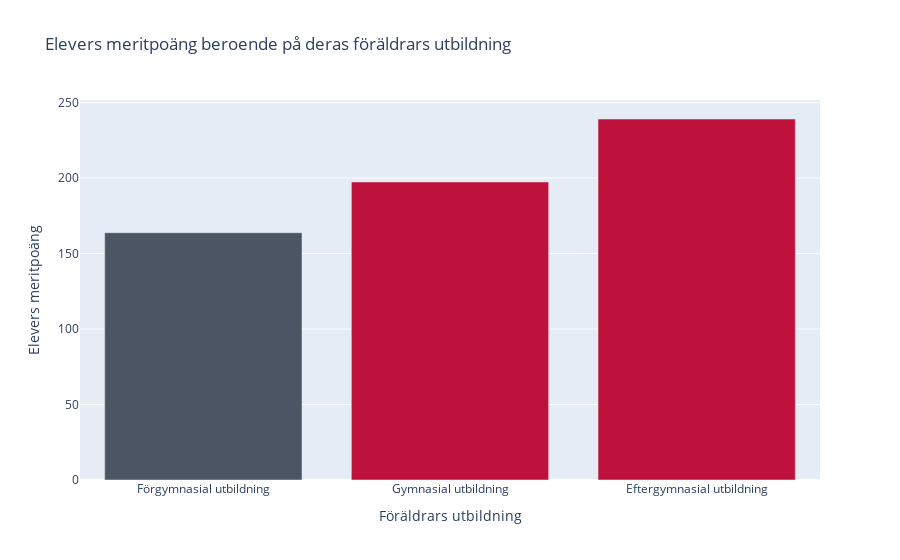

Notebook code cell kept with this figure:
### Code cell
df_table1b_third_sorted = df_table1b_third.rename(columns={"Unnamed: 0": "Föräldrars utbildning", "Totalt": "Elevers meritpoäng"})

gray, red = "#4b5563", "#be123c" 

categories = df_table1b_third_sorted.loc[22:24]

fig = px.bar(categories, y="Elevers meritpoäng", x="Föräldrars utbildning", title="Elevers meritpoäng beroende på deras föräldrars utbildning",)

fig.update_traces(marker_color=[gray, red, red])

fig.show()
fig.write_html("Visualisering/plot_1c_1")

### Figure 1 — Plotly figure (JSON) as saved in the notebook; plotly's stock layout.template omitted (floating-point values rounded to 4 significant figures)
{"data": [{"alignmentgroup": "True", "hovertemplate": "Föräldrars utbildning=%{x}<br>Elevers meritpoäng=%{y}<extra></extra>", "legendgroup": "", "marker": {"color": ["#4b5563", "#be123c", "#be123c"], "pattern": {"shape": ""}}, "name": "", "offsetgroup": "", "orientation": "v", "showlegend": false, "textposition": "auto", "type": "bar", "x": ["Förgymnasial utbildning", "Gymnasial utbildning", "Eftergymnasial utbildning"], "xaxis": "x", "y": [163.8, 197.4, 239.1], "yaxis": "y"}], "layout": {"barmode": "relative", "legend": {"tracegroupgap": 0}, "title": {"text": "Elevers meritpoäng beroende på deras föräldrars utbildning"}, "xaxis": {"anchor": "y", "domain": [0, 1], "title": {"text": "Föräldrars utbildning"}}, "yaxis": {"anchor": "x", "domain": [0, 1], "title": {"text": "Elevers meritpoäng"}}}}
